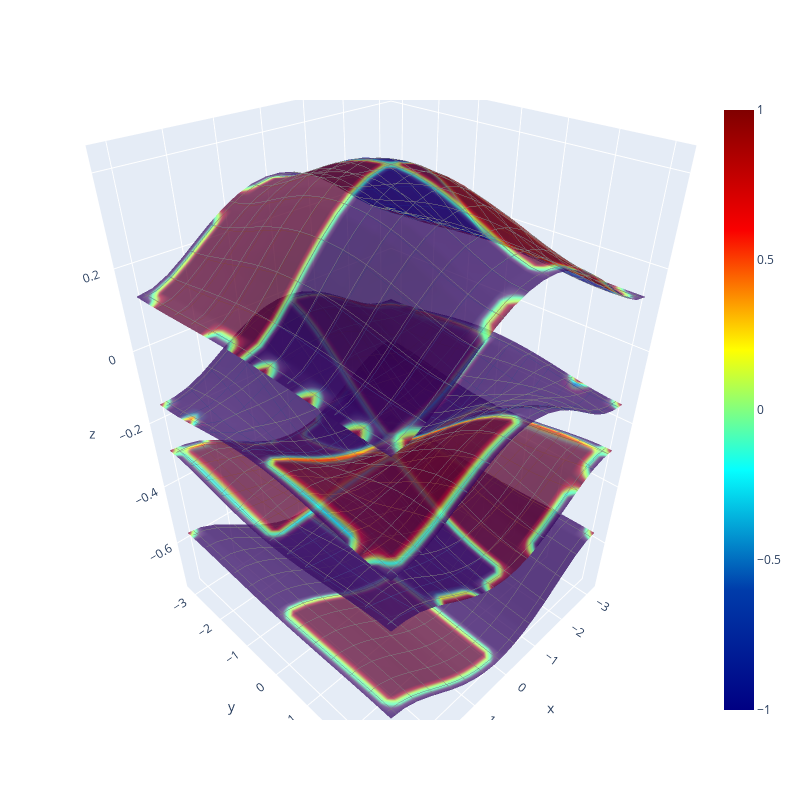

Notebook cell for this chart:
### Code cell
# ブリュアンゾーンのメッシュの生成
kx = np.linspace(-np.pi, np.pi, k_mesh)
ky = np.linspace(-np.pi, np.pi, k_mesh)
kx, ky = np.meshgrid(kx, ky)

# メッシュの各点でのエネルギー固有値の計算
enes = np.zeros((k_mesh, k_mesh, 8))
spins = np.zeros((k_mesh, k_mesh, 8))
for i in range(k_mesh):
    for j in range(k_mesh):
        enes[i][j], eigenstate = Hamiltonian(kx[i][j],ky[i][j], U, delta)
        for l in range(8):
            spin = (np.abs(eigenstate[0,l])**2    # A1_up
                   +np.abs(eigenstate[1,l])**2    # A2_up
                   +np.abs(eigenstate[2,l])**2    # B1_up
                   +np.abs(eigenstate[3,l])**2    # B2_up
                   -np.abs(eigenstate[4,l])**2    # A1_down
                   -np.abs(eigenstate[5,l])**2    # A2_down
                   -np.abs(eigenstate[6,l])**2    # B1_down
                   -np.abs(eigenstate[7,l])**2    # B2_donw
                    )
            spins[i][j][l] = spin

plot3d_band_colors(enes,spins, k_mesh, kx, ky, ef)

### Figure 1 — Plotly figure (JSON) as saved in the notebook; plotly's stock layout.template omitted (floating-point values rounded to 4 significant figures; data arrays with more than 128 entries replaced by an {"elided": "..."} marker saying what was removed)
{"data": [{"cmax": 1, "cmin": -1, "colorscale": [[0, "rgb(0,0,131)"], [0.2, "rgb(0,60,170)"], [0.4, "rgb(5,255,255)"], [0.6, "rgb(255,255,0)"], [0.8, "rgb(250,0,0)"], [1, "rgb(128,0,0)"]], "hoverinfo": "skip", "opacity": 0.5, "surfacecolor": {"elided": "20x20 float values"}, "type": "surface", "x": {"elided": "20x20 float values"}, "y": {"elided": "20x20 float values"}, "z": {"elided": "20x20 float values"}}, {"cmax": 1, "cmin": -1, "colorscale": [[0, "rgb(0,0,131)"], [0.2, "rgb(0,60,170)"], [0.4, "rgb(5,255,255)"], [0.6, "rgb(255,255,0)"], [0.8, "rgb(250,0,0)"], [1, "rgb(128,0,0)"]], "contours": {"x": {"color": "grey", "end": 3.5, "highlight": false, "show": true, "size": 0.5, "start": -3.5}, "y": {"color": "grey", "end": 3.5, "highlight": false, "show": true, "size": 0.5, "start": -3.5}, "z": {"end": 1, "highlight": false, "show": false, "size": 0.5, "start": -1}}, "hoverinfo": "skip", "opacity": 0.5, "showscale": false, "surfacecolor": {"elided": "20x20 float values"}, "type": "surface", "x": {"elided": "20x20 float values"}, "y": {"elided": "20x20 float values"}, "z": {"elided": "20x20 float values"}}, {"cmax": 1, "cmin": -1, "colorscale": [[0, "rgb(0,0,131)"], [0.2, "rgb(0,60,170)"], [0.4, "rgb(5,255,255)"], [0.6, "rgb(255,255,0)"], [0.8, "rgb(250,0,0)"], [1, "rgb(128,0,0)"]], "contours": {"x": {"color": "grey", "end": 3.5, "highlight": false, "show": true, "size": 0.5, "start": -3.5}, "y": {"color": "grey", "end": 3.5, "highlight": false, "show": true, "size": 0.5, "start": -3.5}, "z": {"end": 1, "highlight": false, "show": false, "size": 0.5, "start": -1}}, "hoverinfo": "skip", "opacity": 0.5, "showscale": false, "surfacecolor": {"elided": "20x20 float values"}, "type": "surface", "x": {"elided": "20x20 float values"}, "y": {"elided": "20x20 float values"}, "z": {"elided": "20x20 float values"}}, {"cmax": 1, "cmin": -1, "colorscale": [[0, "rgb(0,0,131)"], [0.2, "rgb(0,60,170)"], [0.4, "rgb(5,255,255)"], [0.6, "rgb(255,255,0)"], [0.8, "rgb(250,0,0)"], [1, "rgb(128,0,0)"]], "contours": {"x": {"color": "grey", "end": 3.5, "highlight": false, "show": true, "size": 0.5, "start": -3.5}, "y": {"color": "grey", "end": 3.5, "highlight": false, "show": true, "size": 0.5, "start": -3.5}, "z": {"end": 1, "highlight": false, "show": false, "size": 0.5, "start": -1}}, "hoverinfo": "skip", "opacity": 0.5, "showscale": false, "surfacecolor": {"elided": "20x20 float values"}, "type": "surface", "x": {"elided": "20x20 float values"}, "y": {"elided": "20x20 float values"}, "z": {"elided": "20x20 float values"}}, {"cmax": 1, "cmin": -1, "colorscale": [[0, "rgb(0,0,131)"], [0.2, "rgb(0,60,170)"], [0.4, "rgb(5,255,255)"], [0.6, "rgb(255,255,0)"], [0.8, "rgb(250,0,0)"], [1, "rgb(128,0,0)"]], "contours": {"x": {"color": "grey", "end": 3.5, "highlight": false, "show": true, "size": 0.5, "start": -3.5}, "y": {"color": "grey", "end": 3.5, "highlight": false, "show": true, "size": 0.5, "start": -3.5}, "z": {"end": 1, "highlight": false, "show": false, "size": 0.5, "start": -1}}, "hoverinfo": "skip", "opacity": 0.5, "showscale": false, "surfacecolor": {"elided": "20x20 float values"}, "type": "surface", "x": {"elided": "20x20 float values"}, "y": {"elided": "20x20 float values"}, "z": {"elided": "20x20 float values"}}, {"cmax": 1, "cmin": -1, "colorscale": [[0, "rgb(0,0,131)"], [0.2, "rgb(0,60,170)"], [0.4, "rgb(5,255,255)"], [0.6, "rgb(255,255,0)"], [0.8, "rgb(250,0,0)"], [1, "rgb(128,0,0)"]], "contours": {"x": {"color": "grey", "end": 3.5, "highlight": false, "show": true, "size": 0.5, "start": -3.5}, "y": {"color": "grey", "end": 3.5, "highlight": false, "show": true, "size": 0.5, "start": -3.5}, "z": {"end": 1, "highlight": false, "show": false, "size": 0.5, "start": -1}}, "hoverinfo": "skip", "opacity": 0.5, "showscale": false, "surfacecolor": {"elided": "20x20 float values"}, "type": "surface", "x": {"elided": "20x20 float values"}, "y": {"elided": "20x20 float values"}, "z": {"elided": "20x20 float values"}}, {"cmax": 1, "cmin": -1, "colorscale": [[0, "rgb(0,0,131)"], [0.2, "rgb(0,60,170)"], [0.4, "rgb(5,255,255)"], [0.6, "rgb(255,255,0)"], [0.8, "rgb(250,0,0)"], [1, "rgb(128,0,0)"]], "contours": {"x": {"color": "grey", "end": 3.5, "highlight": false, "show": true, "size": 0.5, "start": -3.5}, "y": {"color": "grey", "end": 3.5, "highlight": false, "show": true, "size": 0.5, "start": -3.5}, "z": {"end": 1, "highlight": false, "show": false, "size": 0.5, "start": -1}}, "hoverinfo": "skip", "opacity": 0.5, "showscale": false, "surfacecolor": {"elided": "20x20 float values"}, "type": "surface", "x": {"elided": "20x20 float values"}, "y": {"elided": "20x20 float values"}, "z": {"elided": "20x20 float values"}}, {"cmax": 1, "cmin": -1, "colorscale": [[0, "rgb(0,0,131)"], [0.2, "rgb(0,60,170)"], [0.4, "rgb(5,255,255)"], [0.6, "rgb(255,255,0)"], [0.8, "rgb(250,0,0)"], [1, "rgb(128,0,0)"]], "contours": {"x": {"color": "grey", "end": 3.5, "highlight": false, "show": true, "size": 0.5, "start": -3.5}, "y": {"color": "grey", "end": 3.5, "highlight": false, "show": true, "size": 0.5, "start": -3.5}, "z": {"end": 1, "highlight": false, "show": false, "size": 0.5, "start": -1}}, "hoverinfo": "skip", "opacity": 0.5, "showscale": false, "surfacecolor": {"elided": "20x20 float values"}, "type": "surface", "x": {"elided": "20x20 float values"}, "y": {"elided": "20x20 float values"}, "z": {"elided": "20x20 float values"}}], "layout": {"height": 800, "scene": {"aspectratio": {"x": 1, "y": 1, "z": 1.5}, "xaxis": {"visible": true}, "yaxis": {"visible": true}, "zaxis": {"visible": true}}, "width": 800}}
